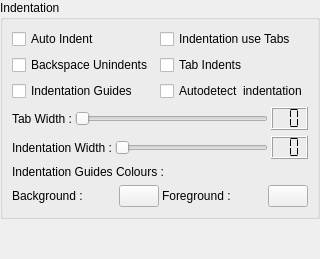
     <widget class="QWidget" name="pIndentation">
      <layout class="QVBoxLayout">
       <property name="spacing">
        <number>3</number>
       </property>
       <property name="margin">
        <number>0</number>
       </property>
       <item>
        <widget class="QGroupBox" name="gbIndentation">
         <property name="title">
          <string>Indentation</string>
         </property>
         <layout class="QGridLayout">
          <item row="0" column="0">
           <widget class="QCheckBox" name="cbAutoIndent">
            <property name="text">
             <string>Auto Indent</string>
            </property>
           </widget>
          </item>
          <item row="0" column="1">
           <widget class="QCheckBox" name="cbIndentationUseTabs">
            <property name="text">
             <string>Indentation use Tabs</string>
            </property>
           </widget>
          </item>
          <item row="1" column="0">
           <widget class="QCheckBox" name="cbBackspaceUnindents">
            <property name="text">
             <string>Backspace Unindents</string>
            </property>
           </widget>
          </item>
          <item row="1" column="1">
           <widget class="QCheckBox" name="cbTabIndents">
            <property name="text">
             <string>Tab Indents</string>
            </property>
           </widget>
          </item>
          <item row="2" column="0">
           <widget class="QCheckBox" name="cbIndentationGuides">
            <property name="text">
             <string>Indentation Guides</string>
            </property>
           </widget>
          </item>
          <item row="2" column="1">
           <widget class="QCheckBox" name="cbAutodetectIndent">
            <property name="text">
             <string>Autodetect  indentation</string>
            </property>
           </widget>
          </item>
          <item row="3" column="0" colspan="2">
           <layout class="QHBoxLayout">
            <property name="spacing">
             <number>3</number>
            </property>
            <item>
             <widget class="QLabel" name="lIndentationTabWidth">
              <property name="text">
               <string>Tab Width :</string>
              </property>
             </widget>
            </item>
            <item>
             <widget class="QSlider" name="sIndentationTabWidth">
              <property name="sizePolicy">
               <sizepolicy hsizetype="Expanding" vsizetype="Fixed">
                <horstretch>0</horstretch>
                <verstretch>0</verstretch>
               </sizepolicy>
              </property>
              <property name="minimum">
               <number>1</number>
              </property>
              <property name="maximum">
               <number>20</number>
              </property>
              <property name="pageStep">
               <number>2</number>
              </property>
              <property name="orientation">
               <enum>Qt::Horizontal</enum>
              </property>
              <property name="tickInterval">
               <number>1</number>
              </property>
             </widget>
            </item>
            <item>
             <widget class="QLCDNumber" name="lnIndentationTabWidth">
              <property name="sizePolicy">
               <sizepolicy hsizetype="Fixed" vsizetype="Fixed">
                <horstretch>0</horstretch>
                <verstretch>0</verstretch>
               </sizepolicy>
              </property>
              <property name="numDigits">
               <number>2</number>
              </property>
              <property name="segmentStyle">
               <enum>QLCDNumber::Flat</enum>
              </property>
             </widget>
            </item>
           </layout>
          </item>
          <item row="4" column="0" colspan="2">
           <layout class="QHBoxLayout">
            <property name="spacing">
             <number>3</number>
            </property>
            <item>
             <widget class="QLabel" name="lIndentationWidth">
              <property name="text">
               <string>Indentation Width :</string>
              </property>
             </widget>
            </item>
            <item>
             <widget class="QSlider" name="sIndentationWidth">
              <property name="sizePolicy">
               <sizepolicy hsizetype="Expanding" vsizetype="Fixed">
                <horstretch>0</horstretch>
                <verstretch>0</verstretch>
               </sizepolicy>
              </property>
              <property name="minimum">
               <number>1</number>
              </property>
              <property name="maximum">
               <number>20</number>
              </property>
              <property name="pageStep">
               <number>2</number>
              </property>
              <property name="orientation">
               <enum>Qt::Horizontal</enum>
              </property>
              <property name="tickInterval">
               <number>1</number>
              </property>
             </widget>
            </item>
            <item>
             <widget class="QLCDNumber" name="lnIndentationWidth">
              <property name="sizePolicy">
               <sizepolicy hsizetype="Fixed" vsizetype="Fixed">
                <horstretch>0</horstretch>
                <verstretch>0</verstretch>
               </sizepolicy>
              </property>
              <property name="numDigits">
               <number>2</number>
              </property>
              <property name="segmentStyle">
               <enum>QLCDNumber::Flat</enum>
              </property>
             </widget>
            </item>
           </layout>
          </item>
          <item row="5" column="0" colspan="2">
           <widget class="QLabel" name="lIndentationGuides">
            <property name="text">
             <string>Indentation Guides Colours :</string>
            </property>
           </widget>
          </item>
          <item row="6" column="0" colspan="2">
           <layout class="QHBoxLayout">
            <property name="spacing">
             <number>3</number>
            </property>
            <item>
             <widget class="QLabel" name="lIndentationGuidesBackground">
              <property name="text">
               <string>Background :</string>
              </property>
             </widget>
            </item>
            <item>
             <widget class="pColorButton" name="tbIndentationGuidesBackground">
              <property name="sizePolicy">
               <sizepolicy hsizetype="Fixed" vsizetype="Fixed">
                <horstretch>0</horstretch>
                <verstretch>0</verstretch>
               </sizepolicy>
              </property>
             </widget>
            </item>
            <item>
             <widget class="QLabel" name="lIndentationGuidesForeground">
              <property name="text">
               <string>Foreground :</string>
              </property>
             </widget>
            </item>
            <item>
             <widget class="pColorButton" name="tbIndentationGuidesForeground">
              <property name="sizePolicy">
               <sizepolicy hsizetype="Fixed" vsizetype="Fixed">
                <horstretch>0</horstretch>
                <verstretch>0</verstretch>
               </sizepolicy>
              </property>
             </widget>
            </item>
           </layout>
          </item>
         </layout>
        </widget>
       </item>
       <item>
        <spacer>
         <property name="orientation">
          <enum>Qt::Vertical</enum>
         </property>
         <property name="sizeHint" stdset="0">
          <size>
           <width>20</width>
           <height>40</height>
          </size>
         </property>
        </spacer>
       </item>
      </layout>
     </widget>
